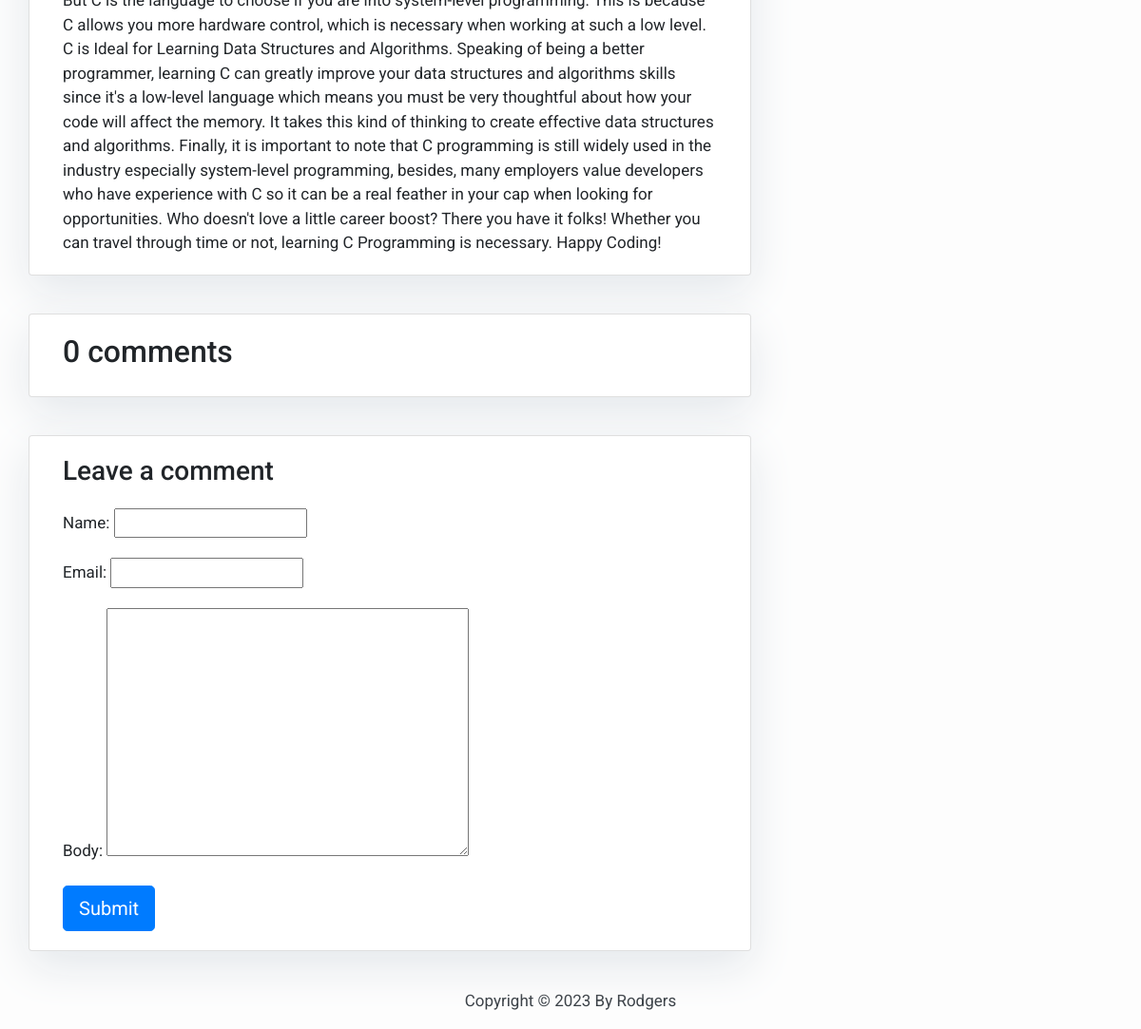
Page /why-c-programming-is-the-timeless-classic-you-need-to-learn-in-2023-and-beyond/ (lower part) on the earlier database version.
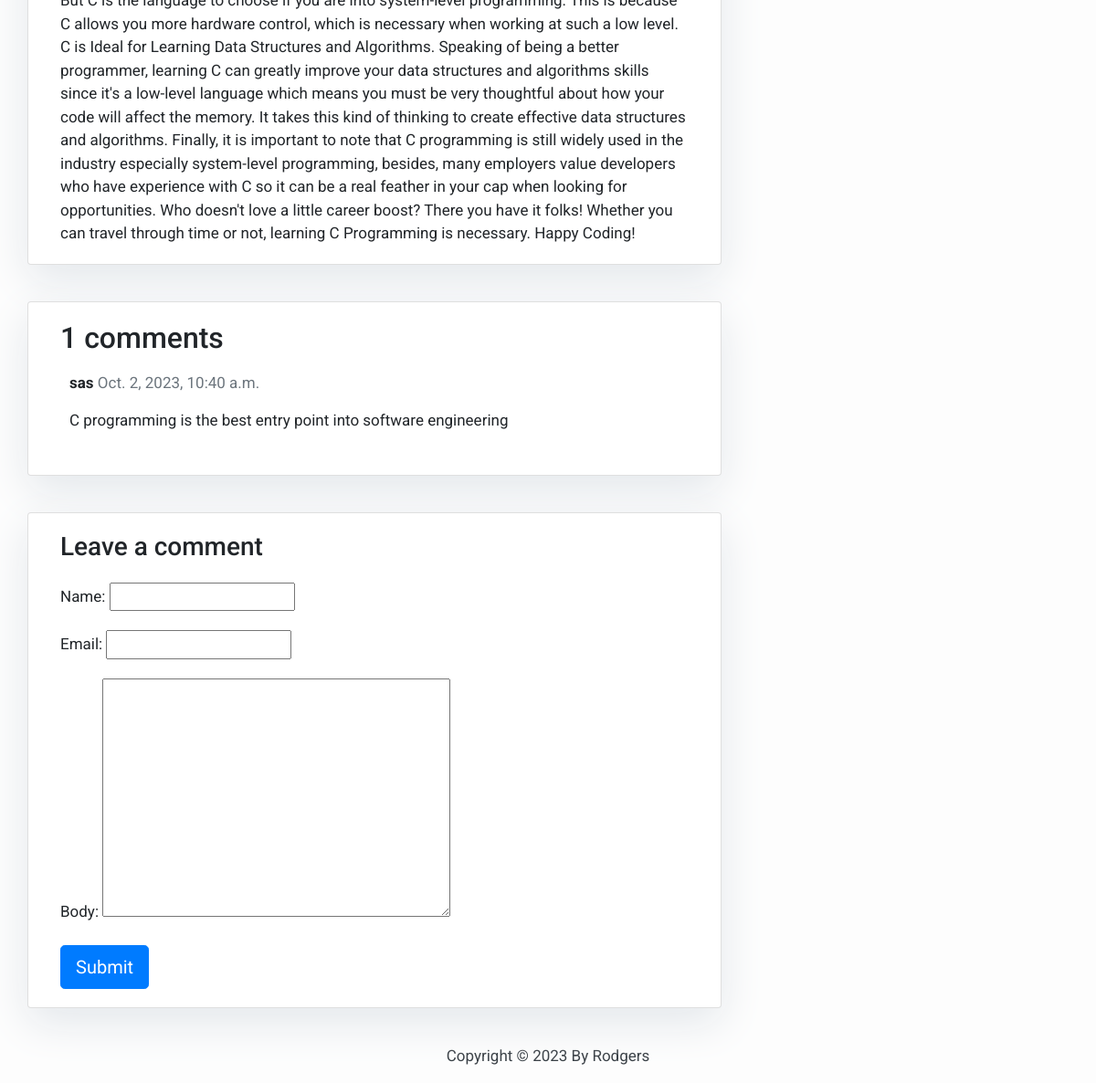
Same page on the later database version.
### blog/models.py (models this page shows, shortened)
class Comment(models.Model):
    post = models.ForeignKey(Post,on_delete=models.CASCADE,related_name='comments')
    name = models.CharField(max_length=80)
    email = models.EmailField()
    body = models.TextField()
    created_on = models.DateTimeField(auto_now_add=True)
    active = models.BooleanField(default=False)
    class Meta:
        ordering = ['created_on']

### blog/views.py (the view)
# urls.py: path("<slug:slug>/", views.post_detail, name="post_detail"),
def post_detail(request, slug):
    template_name = "post_detail.html"
    post = get_object_or_404(Post, slug=slug)
    comments = post.comments.filter(active=True).order_by("-created_on")
    new_comment = None
    if request.method == "POST":
        comment_form = CommentForm(data=request.POST)
        if comment_form.is_valid():
            new_comment = comment_form.save(commit=False)
            new_comment.post = post
            new_comment.save()
    else:
        comment_form = CommentForm()
    return render(
        request,
        template_name,
        {
            "post": post,
            "comments": comments,
            "new_comment": new_comment,
            "comment_form": comment_form,
        },
    )

### blog/forms.py
class CommentForm(forms.ModelForm):
    class Meta:
        model = Comment
        fields = ("name", "email", "body")

### templates/post_detail.html (shortened to what this page needs)
{% extends 'base.html' %}
 {% block content %}<div class="container">
  <div class="row">
    <div class="col-md-8 card mb-4  mt-3 left  top">
     <div class="card-body">
        <p class="card-text ">{{ post.content | safe }}</p>
     </div>    </div>
   {% block sidebar %}
 {% include 'sidebar.html' %}
{% endblock sidebar %}
   <div class="col-md-8 card mb-4  mt-3 ">
      <div class="card-body">
       <h2>{{ comments.count }} comments</h2>
        {% for comment in comments %}
        <div class="comments" style="padding: 10px;">
          <p class="font-weight-bold">
           {{ comment.name }}
            <span class=" text-muted font-weight-normal">
              {{ comment.created_on }}
            </span>
          </p>
          {{ comment.body | linebreaks }}
        </div>
        {% endfor %}
      </div>
   </div>
    <div class="col-md-8 card mb-4  mt-3 ">
      <div class="card-body">
        {% if new_comment %}
        <div class="alert alert-success" role="alert">
          Your comment is awaiting moderation
        </div>
        {% else %}
        <h3>Leave a comment</h3>
        <form method="post" style="margin-top: 1.3em;">
          {{ comment_form.as_p }}
          <button type="submit" class="btn btn-primary  btn-lg">Submit</button>
        </form>
        {% endif %}
      </div>
    </div>
  </div>
</div>
{% endblock content %}

### templates/base.html (shortened to what this page needs)
<!DOCTYPE html>
<html>
  <head>
    <link
      rel="stylesheet"
      href="https://maxcdn.bootstrapcdn.com/bootstrap/4.0.0/css/bootstrap.min.css"
    />
  </head>
  <body>
            {% block content %}{% endblock content %}
    <footer class="py-3 bg-grey">
              <p class="m-0 text-dark text-center ">Copyright &copy; 2023 By Rodgers</p>
    </footer>
  </body>
</html>

### templates/sidebar.html (shortened to what this page needs)
{% block sidebar %}
<div class="col-md-4 float-right ">
</div>
{% endblock sidebar %}

### templates/base.html (style rules this page uses)
body { font-family: "Roboto", sans-serif; font-size: 17px; background-color: #fdfdfd; }

### templates/sidebar.html (style rules this page uses)
.card { box-shadow: 0 16px 48px #E3E7EB; }

Differences in the rows shown:
added Comment: name "sas", created_on "Oct. 2, 2023, 10:40 a.m.", body "C programming is the best entry point into software engineering"
Other differences:
{{ comments.count }}: "0" → "1"
